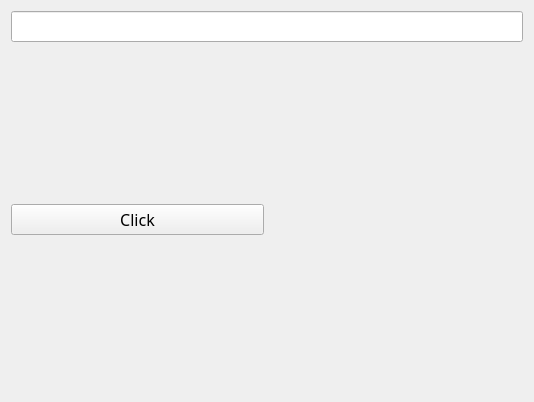
<?xml version="1.0" encoding="UTF-8"?>
<ui version="4.0">
 <class>Form</class>
 <widget class="QWidget" name="Form">
  <property name="geometry">
   <rect>
    <x>0</x>
    <y>0</y>
    <width>534</width>
    <height>402</height>
   </rect>
  </property>
  <property name="windowTitle">
   <string>Form</string>
  </property>
  <layout class="QVBoxLayout" name="verticalLayout_2">
   <item>
    <layout class="QVBoxLayout" name="verticalLayout">
     <item>
      <widget class="QLineEdit" name="lineEdit">
       <property name="font">
        <font>
         <pointsize>14</pointsize>
        </font>
       </property>
      </widget>
     </item>
     <item>
      <layout class="QHBoxLayout" name="horizontalLayout">
       <item>
        <widget class="QPushButton" name="pushButton">
         <property name="font">
          <font>
           <family>MS Reference Sans Serif</family>
           <pointsize>12</pointsize>
          </font>
         </property>
         <property name="text">
          <string>Click</string>
         </property>
        </widget>
       </item>
       <item>
        <widget class="QLabel" name="label">
         <property name="font">
          <font>
           <family>Rockwell</family>
           <pointsize>14</pointsize>
           <bold>true</bold>
          </font>
         </property>
         <property name="text">
          <string/>
         </property>
        </widget>
       </item>
      </layout>
     </item>
    </layout>
   </item>
  </layout>
 </widget>
 <resources/>
 <connections/>
</ui>
